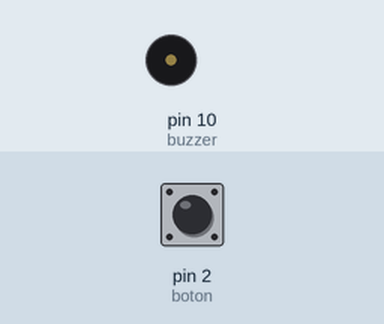
Simulated run of this sketch. Board: Arduino Uno, built with avr-gcc and run on an emulated ATmega328P. Parts: buzzer (waves = sounding). The test bench sets the inputs (shaded band); at power-on: pin 2 (boton) HIGH.

Above: at 1.2 s.
1.3 s: pin 2 (boton) pulled LOW for 0.15 s
At 1.37 s:
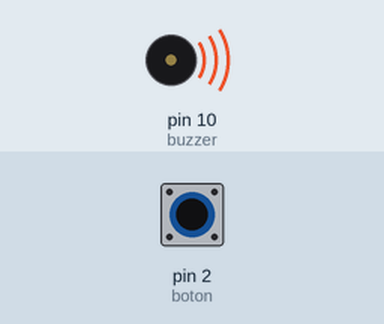
2.9 s: pin 2 (boton) pulled LOW for 3.2 s
At 6.9 s:
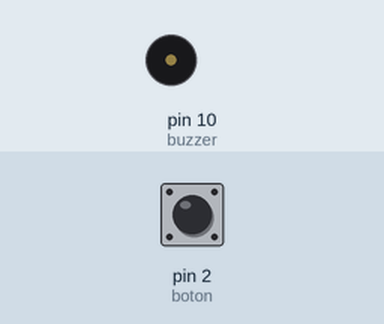
Timing chart, 0 to 8.4 s (numbered marks = the images above; inputs shaded):
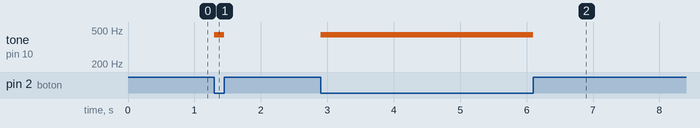

The sketch:

Codigo_1_boton.ino
```cpp
int boton = 2;    // Pin donde conectamos el botón
int buzzer = 10;  // Pin donde conectamos el buzzer

void setup() {
  pinMode(boton, INPUT_PULLUP);
  pinMode(buzzer, OUTPUT); // Configura el buzzer como salida
}

void loop() {
  int estadoBoton = digitalRead(boton); // Lee el estado del botón

  if (estadoBoton == LOW) {
    tone(buzzer, 440); // Emite una nota de 440Hz (Nota La)
  } else {
    noTone(buzzer);    // Detiene el sonido
  }
}
```

Measured:
- after the input at 1.3 s, tone on pin 10 (buzzer): silent → 440 Hz at once, → silent 0.15 s later
- after the input at 2.9 s, tone on pin 10 (buzzer): silent → 440 Hz at once, → silent 3.2 s later
